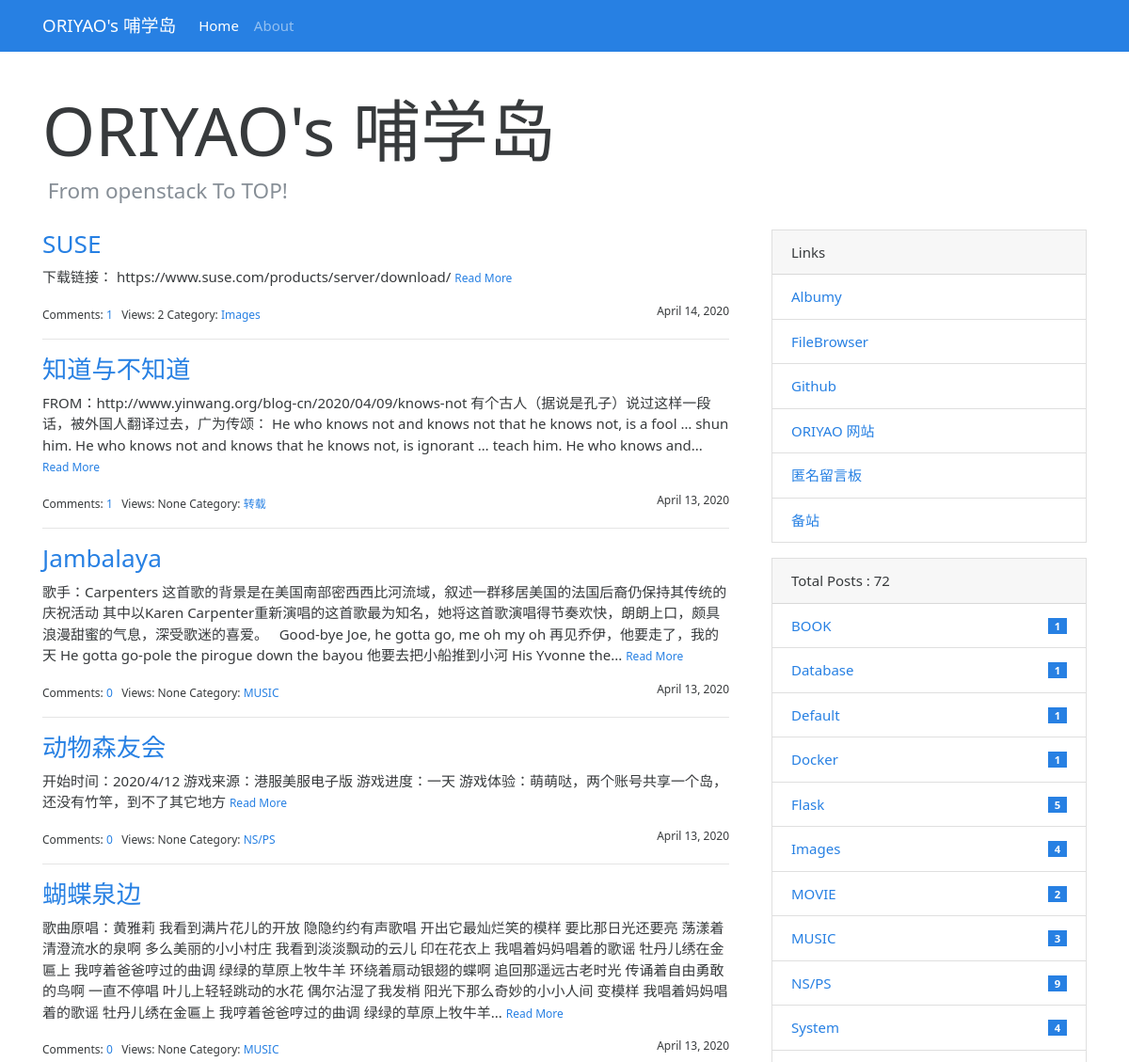
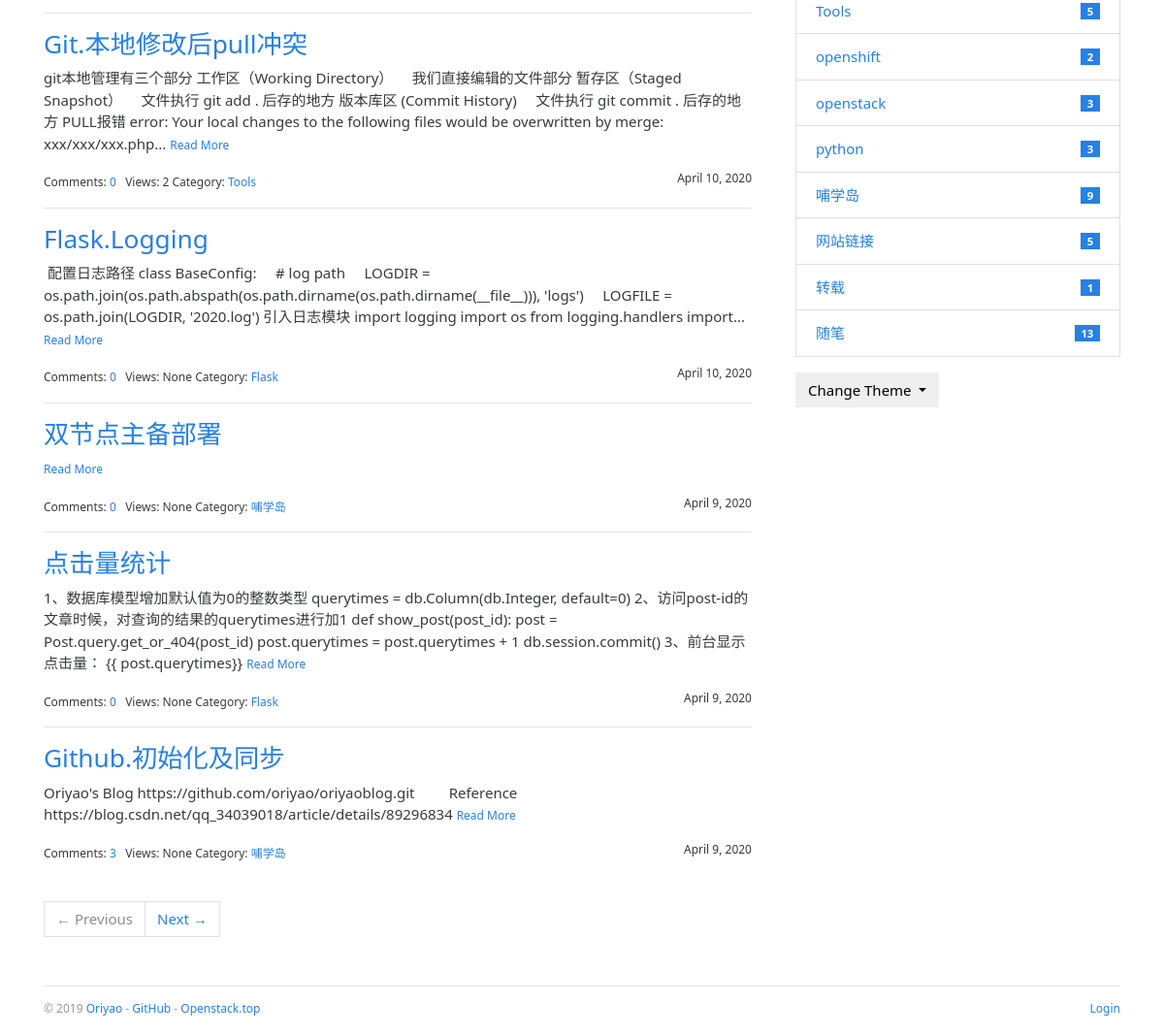
Before: / with the older database file (2 pictures, top to bottom).
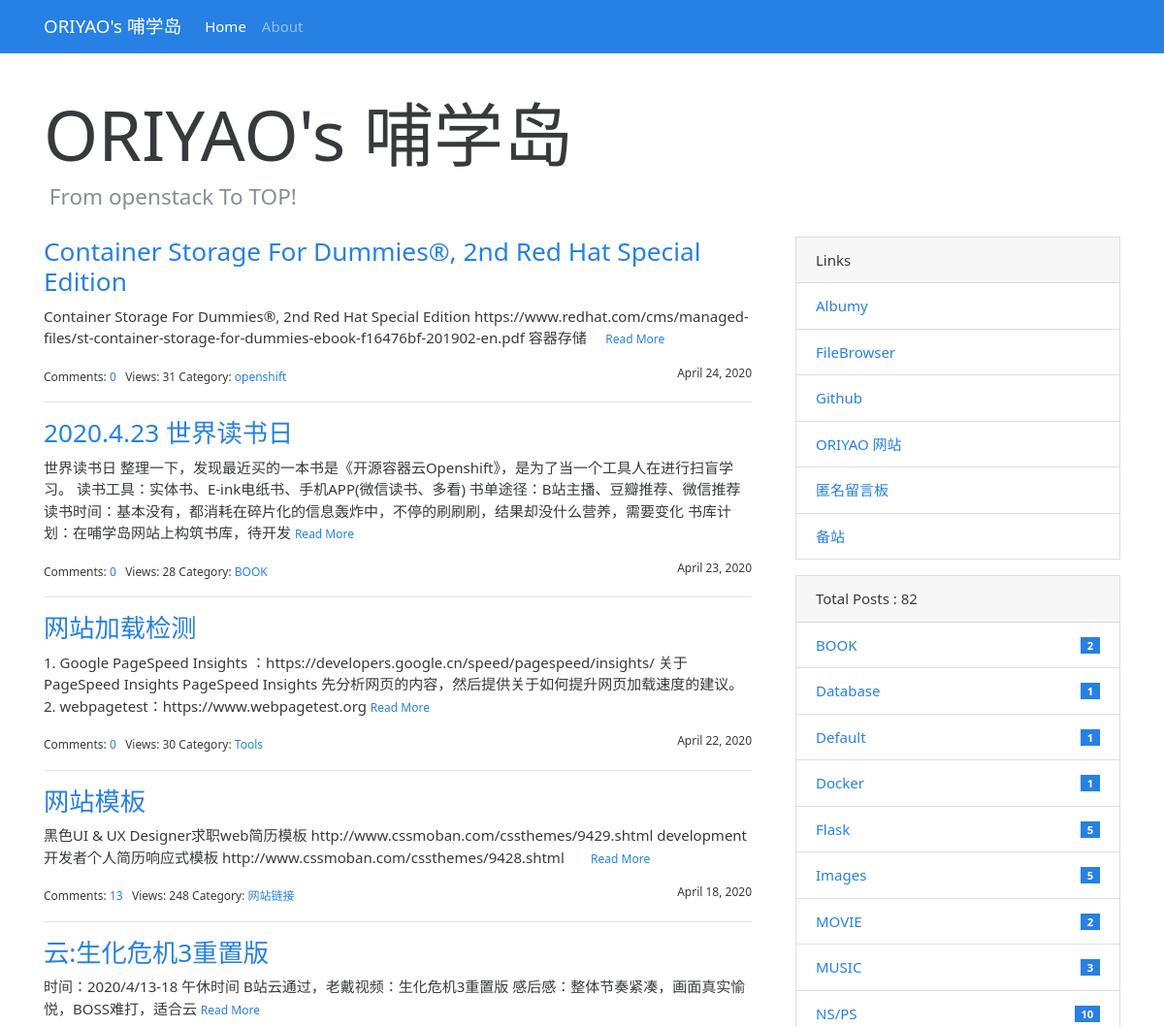
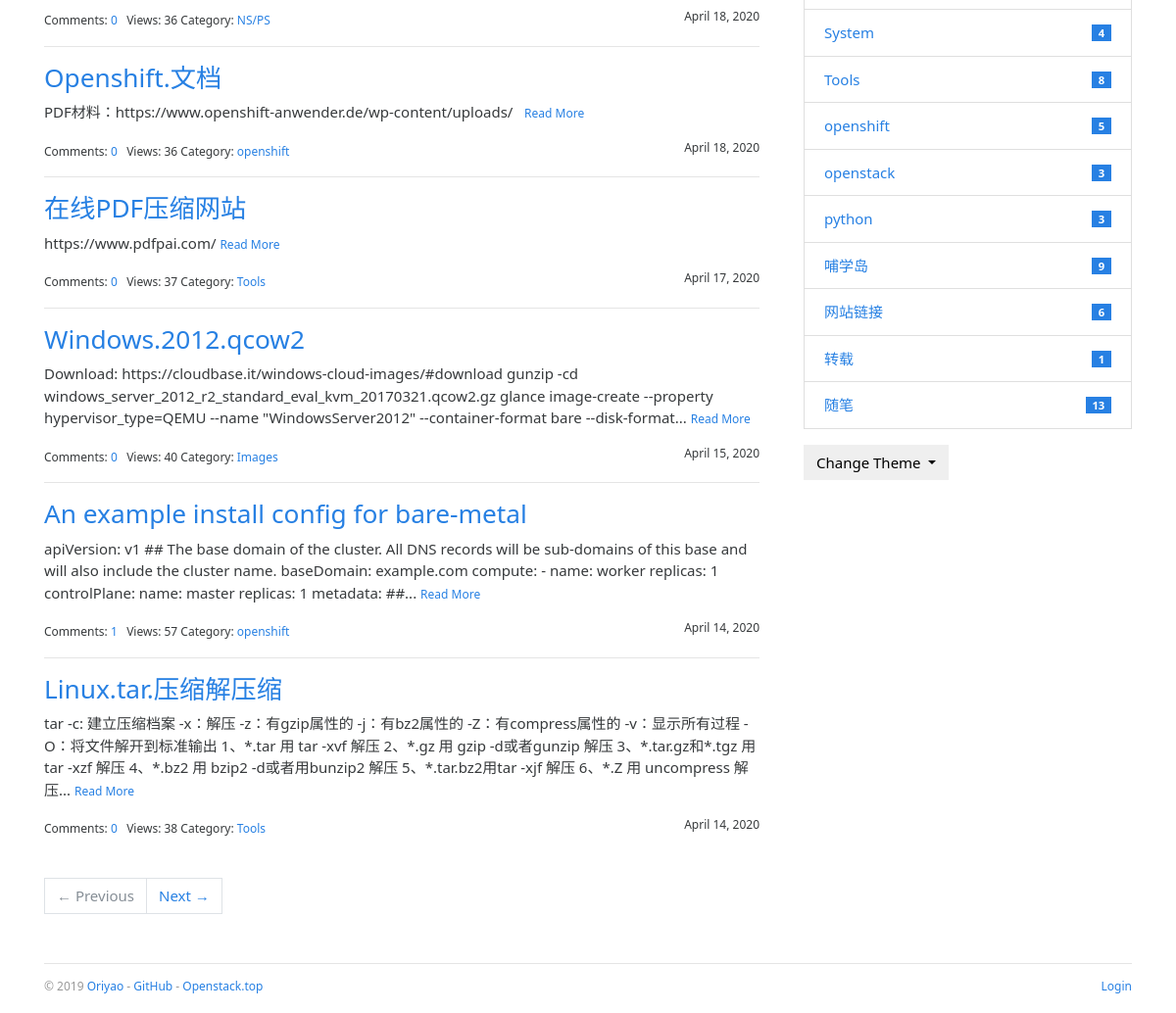
After: the same page with the newer database file (2 pictures, top to bottom).
### bluelog/models.py (models this page shows, shortened)
class Post(db.Model):
    id = db.Column(db.Integer, primary_key=True)
    title = db.Column(db.String(60))
    body = db.Column(db.Text)
    views = db.Column(db.Integer,default=0)
    timestamp = db.Column(db.DateTime, default=datetime.utcnow, index=True)
    can_comment = db.Column(db.Boolean, default=True)
    category_id = db.Column(db.Integer, db.ForeignKey('category.id'))
    category = db.relationship('Category', back_populates='posts')
    comments = db.relationship('Comment', back_populates='post', cascade='all, delete-orphan')

class Category(db.Model):
    id = db.Column(db.Integer, primary_key=True)
    name = db.Column(db.String(30), unique=True)
    posts = db.relationship('Post', back_populates='category')

class Link(db.Model):
    id = db.Column(db.Integer, primary_key=True)
    name = db.Column(db.String(30))
    url = db.Column(db.String(255))

### bluelog/blueprints/blog.py (the view)
@blog_bp.route('/')
def index():
    page = request.args.get('page', 1, type=int)
    per_page = current_app.config['BLUELOG_POST_PER_PAGE']
    pagination = Post.query.order_by(Post.timestamp.desc()).paginate(page, per_page=per_page)
    posts = pagination.items
    totalposts=len(Post.query.all())
    return render_template('blog/index.html', pagination=pagination, posts=posts,totalposts=totalposts)

### bluelog/__init__.py (called while the page is built)
def register_template_context(app):
    @app.context_processor
    def make_template_context():
        admin = Admin.query.first()
        categories = Category.query.order_by(Category.name).all()
        links = Link.query.order_by(Link.name).all()
        if current_user.is_authenticated:
            unread_comments = Comment.query.filter_by(reviewed=False).count()
        else:
            unread_comments = None
        return dict(
            admin=admin, categories=categories,
            links=links, unread_comments=unread_comments)

def register_request_handlers(app):
    @app.after_request
    def query_profiler(response):
        for q in get_debug_queries():
            if q.duration >= app.config['BLUELOG_SLOW_QUERY_THRESHOLD']:
                app.logger.warning(
                    'Slow query: Duration: %fs\n Context: %s\nQuery: %s\n '
                    % (q.duration, q.context, q.statement)
                )
        return response

### bluelog/templates/blog/index.html (shortened to what this page needs)
{% extends 'base.html' %}
{% from 'bootstrap/pagination.html' import render_pager %}
{% block content %}
    <div class="page-header">
        <h1 class="display-3">{{ admin.blog_title|default('Blog Title') }}</h1>
        <h4 class="text-muted">&nbsp;{{ admin.blog_sub_title|default('Blog Subtitle') }}</h4>
    </div>
    <div class="row">
        <div class="col-sm-8">
            {% include 'blog/_posts.html' %}
            {% if posts %}
                <div class="page-footer">{{ render_pager(pagination) }}</div>
            {% endif %}
        </div>
        <div class="col-sm-4 sidebar">
            {% include 'blog/_sidebar.html' %}
        </div>
    </div>
{% endblock %}

### bluelog/templates/blog/_posts.html (shortened to what this page needs)
{% if posts %}
    {% for post in posts %}
        <h3 class="text-primary"><a href="{{ url_for('.show_post', post_id=post.id) }}">{{ post.title }}</a></h3>
        <p>
            {{ post.body|striptags|truncate }}
            <small><a href="{{ url_for('.show_post', post_id=post.id) }}">Read More</a></small>
        </p>
        <small>
            Comments: <a href="{{ url_for('.show_post', post_id=post.id) }}#comments">{{ post.comments|length }}</a>&nbsp;&nbsp;
            Views: {{ post.views }}
            Category: <a
                href="{{ url_for('.show_category', category_id=post.category.id) }}">{{ post.category.name }}</a>
            <span class="float-right">{{ moment(post.timestamp).format('LL') }}</span>
        </small>
        {% if not loop.last %}
            <hr>
        {% endif %}
    {% endfor %}
{% endif %}

### bluelog/templates/blog/_sidebar.html (shortened to what this page needs)
{% if links %}
    <div class="card mb-3">
        <div class="card-header">Links</div>
        <ul class="list-group list-group-flush">
            {% for link in links %}
                <li class="list-group-item  list-group-item-action d-flex justify-content-between align-items-center">
                    <a href="{{ link.url }}" target="_blank">{{ link.name }}</a>
                </li>
            {% endfor %}
        </ul>
    </div>
{% endif %}
{% if categories %}
    <div class="card mb-3">
        <div class="card-header"> Total Posts :  {{ totalposts }}</div>
        <ul class="list-group list-group-flush">
            {% for category in categories %}
                <li class="list-group-item  list-group-item-action d-flex justify-content-between align-items-center">
                    <a href="{{ url_for('blog.show_category', category_id=category.id) }}">
                        {{ category.name }}
                    </a>
                    <span class="badge badge-primary badge-pill"> {{ category.posts|length }}</span>
                </li>
            {% endfor %}
        </ul>
    </div>
{% endif %}
<div class="dropdown">
    <button class="btn btn-default dropdown-toggle" type="button" id="dropdownMenuButton"
            data-toggle="dropdown" aria-haspopup="true" aria-expanded="false">
        Change Theme
    </button>
</div>

Changed rows visible on the page:
no longer on this page (row edited): Post: title "SUSE", body "下载链接： https://www.suse.com/products/server/download/", comments|length "1", views "2", category.name "Images", timestamp "April 14, 2020"
no longer on this page (row edited): Post: title "知道与不知道", body "FROM：http://www.yinwang.org/blog-cn/2020/04/09/knows-not 有个古人（据说是孔子）说过这样一段话，被外国人翻译过去，广为传颂： He who knows not and knows not that he knows not, is a fool … shun him. He who knows not and knows that he knows not, is ignorant … teach him. He who knows and...", comments|length "1", views "None", category.name "转载", timestamp "April 13, 2020"
no longer on this page (row edited): Post: title "Jambalaya", body "歌手：Carpenters 这首歌的背景是在美国南部密西西比河流域，叙述一群移居美国的法国后裔仍保持其传统的庆祝活动 其中以Karen Carpenter重新演唱的这首歌最为知名，她将这首歌演唱得节奏欢快，朗朗上口，颇具浪漫甜蜜的气息，深受歌迷的喜爱。 Good-bye Joe, he gotta go, me oh my oh 再见乔伊，他要走了，我的天 He gotta go-pole the pirogue down the bayou 他要去把小船推到小河 His Yvonne the...", comments|length "0", views "None", category.name "MUSIC", timestamp "April 13, 2020"
no longer on this page (row edited): Post: title "动物森友会", body "开始时间：2020/4/12 游戏来源：港服美服电子版 游戏进度：一天 游戏体验：萌萌哒，两个账号共享一个岛，还没有竹竿，到不了其它地方", comments|length "0", views "None", category.name "NS/PS", timestamp "April 13, 2020"
no longer on this page (row edited): Post: title "蝴蝶泉边", body "歌曲原唱：黄雅莉 我看到满片花儿的开放 隐隐约约有声歌唱 开出它最灿烂笑的模样 要比那日光还要亮 荡漾着清澄流水的泉啊 多么美丽的小小村庄 我看到淡淡飘动的云儿 印在花衣上 我唱着妈妈唱着的歌谣 牡丹儿绣在金匾上 我哼着爸爸哼过的曲调 绿绿的草原上牧牛羊 环绕着扇动银翅的蝶啊 追回那遥远古老时光 传诵着自由勇敢的鸟啊 一直不停唱 叶儿上轻轻跳动的水花 偶尔沾湿了我发梢 阳光下那么奇妙的小小人间 变模样 我唱着妈妈唱着的歌谣 牡丹儿绣在金匾上 我哼着爸爸哼过的曲调 绿绿的草原上牧牛羊...", comments|length "0", views "None", category.name "MUSIC", timestamp "April 13, 2020"
no longer on this page (row edited): Post: title "Git.本地修改后pull冲突", body "git本地管理有三个部分 工作区（Working Directory） 我们直接编辑的文件部分 暂存区（Staged Snapshot） 文件执行 git add . 后存的地方 版本库区 (Commit History) 文件执行 git commit . 后存的地方 PULL报错 error: Your local changes to the following files would be overwritten by merge: xxx/xxx/xxx.php...", comments|length "0", views "2", category.name "Tools", timestamp "April 10, 2020"
no longer on this page (row edited): Post: title "Flask.Logging", body "配置日志路径 class BaseConfig: # log path LOGDIR = os.path.join(os.path.abspath(os.path.dirname(os.path.dirname(__file__))), 'logs') LOGFILE = os.path.join(LOGDIR, '2020.log') 引入日志模块 import logging import os from logging.handlers import...", comments|length "0", views "None", category.name "Flask", timestamp "April 10, 2020"
no longer on this page (row edited): Post: title "双节点主备部署", comments|length "0", views "None", category.name "哺学岛", timestamp "April 9, 2020"
no longer on this page (row edited): Post: title "点击量统计", body "1、数据库模型增加默认值为0的整数类型 querytimes = db.Column(db.Integer, default=0) 2、访问post-id的文章时候，对查询的结果的querytimes进行加1 def show_post(post_id): post = Post.query.get_or_404(post_id) post.querytimes = post.querytimes + 1 db.session.commit() 3、前台显示 点击量： {{ post.querytimes}}", comments|length "0", views "None", category.name "Flask", timestamp "April 9, 2020"
no longer on this page (row edited): Post: title "Github.初始化及同步", body "Oriyao's Blog https://github.com/oriyao/oriyaoblog.git Reference https://blog.csdn.net/qq_34039018/article/details/89296834", comments|length "3", views "None", category.name "哺学岛", timestamp "April 9, 2020"
added Post: title "Container Storage For Dummies®, 2nd Red Hat Special Edition", body "Container Storage For Dummies®, 2nd Red Hat Special Edition https://www.redhat.com/cms/managed-files/st-container-storage-for-dummies-ebook-f16476bf-201902-en.pdf 容器存储", comments|length "0", views "31", category.name "openshift", timestamp "April 24, 2020"
added Post: title "2020.4.23 世界读书日", body "世界读书日 整理一下，发现最近买的一本书是《开源容器云Openshift》，是为了当一个工具人在进行扫盲学习。 读书工具：实体书、E-ink电纸书、手机APP(微信读书、多看) 书单途径：B站主播、豆瓣推荐、微信推荐 读书时间：基本没有，都消耗在碎片化的信息轰炸中，不停的刷刷刷，结果却没什么营养，需要变化 书库计划：在哺学岛网站上构筑书库，待开发", comments|length "0", views "28", category.name "BOOK", timestamp "April 23, 2020"
added Post: title "网站加载检测", body "1. Google PageSpeed Insights ：https://developers.google.cn/speed/pagespeed/insights/ 关于 PageSpeed Insights PageSpeed Insights 先分析网页的内容，然后提供关于如何提升网页加载速度的建议。 2. webpagetest：https://www.webpagetest.org", comments|length "0", views "30", category.name "Tools", timestamp "April 22, 2020"
added Post: title "网站模板", body "黑色UI & UX Designer求职web简历模板 http://www.cssmoban.com/cssthemes/9429.shtml development开发者个人简历响应式模板 http://www.cssmoban.com/cssthemes/9428.shtml", comments|length "13", views "248", category.name "网站链接", timestamp "April 18, 2020"
added Post: title "云:生化危机3重置版", body "时间：2020/4/13-18 午休时间 B站云通过，老戴视频：生化危机3重置版 感后感：整体节奏紧凑，画面真实愉悦，BOSS难打，适合云", comments|length "0", views "36", category.name "NS/PS", timestamp "April 18, 2020"
added Post: title "Openshift.文档", body "PDF材料：https://www.openshift-anwender.de/wp-content/uploads/", comments|length "0", views "36", category.name "openshift", timestamp "April 18, 2020"
added Post: title "在线PDF压缩网站", body "https://www.pdfpai.com/", comments|length "0", views "37", category.name "Tools", timestamp "April 17, 2020"
added Post: title "Windows.2012.qcow2", body "Download: https://cloudbase.it/windows-cloud-images/#download gunzip -cd windows_server_2012_r2_standard_eval_kvm_20170321.qcow2.gz glance image-create --property hypervisor_type=QEMU --name \"WindowsServer2012\" --container-format bare --disk-format...", comments|length "0", views "40", category.name "Images", timestamp "April 15, 2020"
added Post: title "An example install config for bare-metal", body "apiVersion: v1 ## The base domain of the cluster. All DNS records will be sub-domains of this base and will also include the cluster name. baseDomain: example.com compute: - name: worker replicas: 1 controlPlane: name: master replicas: 1 metadata: ##...", comments|length "1", views "57", category.name "openshift", timestamp "April 14, 2020"
added Post: title "Linux.tar.压缩解压缩", body "tar -c: 建立压缩档案 -x：解压 -z：有gzip属性的 -j：有bz2属性的 -Z：有compress属性的 -v：显示所有过程 -O：将文件解开到标准输出 1、*.tar 用 tar -xvf 解压 2、*.gz 用 gzip -d或者gunzip 解压 3、*.tar.gz和*.tgz 用 tar -xzf 解压 4、*.bz2 用 bzip2 -d或者用bunzip2 解压 5、*.tar.bz2用tar -xjf 解压 6、*.Z 用 uncompress 解压...", comments|length "0", views "38", category.name "Tools", timestamp "April 14, 2020"
computed for Category "BOOK": posts|length "1" → "2"
computed for Category "Images": posts|length "4" → "5"
computed for Category "NS/PS": posts|length "9" → "10"
computed for Category "Tools": posts|length "5" → "8"
computed for Category "openshift": posts|length "2" → "5"
computed for Category "网站链接": posts|length "5" → "6"
Other visible differences:
{{ totalposts }}: "72" → "82"
